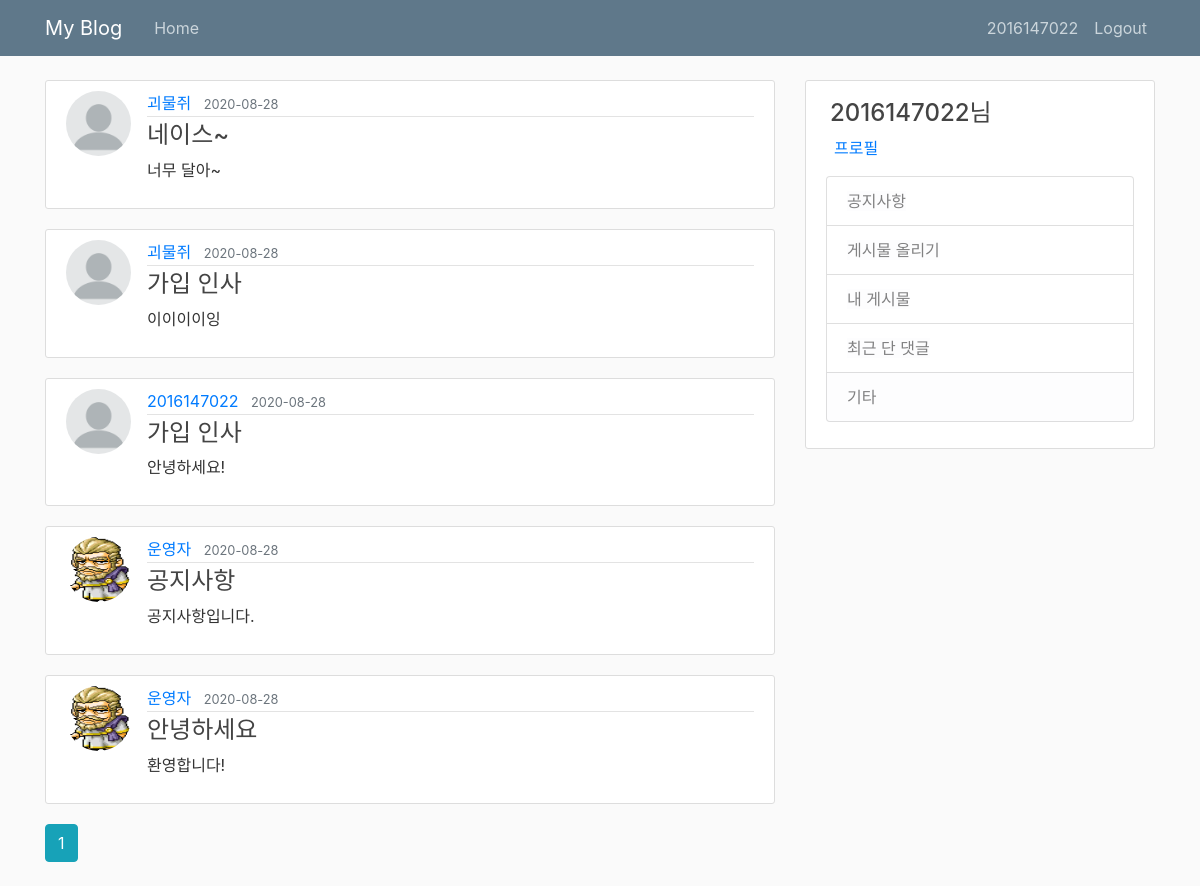
The page /index (signed in) on the database its author committed.
### flaskblog/models.py (models this page shows, shortened)
class User(db.Model, UserMixin):
    id = db.Column(db.Integer, primary_key=True)
    username = db.Column(db.String(20), unique=True, nullable=False)
    email = db.Column(db.String(120), unique=True, nullable=False)
    password = db.Column(db.String(60), nullable=False)
    image_file = db.Column(db.String(20), nullable=False, default='default.png')
    posts = db.relationship('Post', backref='author', lazy=True)
    comment = db.relationship('Comment', backref='writer', lazy=True)

class Post(db.Model):
    id = db.Column(db.Integer, primary_key=True)
    title = db.Column(db.String(100), nullable=False)
    content = db.Column(db.Text, nullable=False)
    date_posted = db.Column(db.DateTime, nullable=False, default=datetime.utcnow)
    image_files = db.Column(db.PickleType)
    user_id = db.Column(db.Integer, db.ForeignKey('user.id'), nullable=False)
    comments = db.relationship('Comment', backref='article', lazy=True)

### flaskblog/main/views.py (the view)
@main.route('/')
@main.route('/index')
def index():
    page = request.args.get('page', 1, type=int) # page 기본값 1로 설정
    posts = Post.query.order_by(Post.date_posted.desc()).paginate(page=page, per_page=5) # page: 페이지 숫자, per_page: 한 페이지 당 item 수
    return render_template('index.html', posts=posts)

### flaskblog/models.py (called while the page is built)
@login_manager.user_loader
def load_user(user_id):
    return User.query.get(int(user_id))

### flaskblog/templates/index.html
{% extends "layout.html" %}
{% block content %}
    {% for post in posts.items %}
        <article class="media content-section">
            <img class="rounded-circle article-img" src="{{ url_for('static', filename='img/' + post.author.image_file )}}" alt="profile image">
            <div class="media-body">
                <div class="article-metadata">
                    <a class="mr-2" href="{{ url_for('users.user_posts', username=post.author.username) }}">{{ post.author.username }}</a>
                    <small class="text-muted">{{ post.date_posted.strftime('%Y-%m-%d') }}</small>
                </div>
                <h4><a class="article-title" href="{{ url_for('posts.post', post_id=post.id) }}">{{ post.title }}</a></h4>
                <p class="article-content">{{ post.content }}</p>
            </div>
        </article>
    {% endfor %}
    {% for page in posts.iter_pages(left_edge=1, right_edge=1, left_current=2, right_current=3) %}
        {% if page %}
            {% if page == posts.page %}
                <a class="btn btn-info mb-4" href="{{ url_for('main.index', page=page) }}">{{ page }}</a>
            {% else %}
                <a class="btn btn-outline-info mb-4" href="{{ url_for('main.index', page=page) }}">{{ page }}</a>
            {% endif %}
        {% else %}
            ...
        {% endif %}
    {% endfor %}
{% endblock content %}

### flaskblog/templates/layout.html (shortened to what this page needs)
<!DOCTYPE html>
<html lang="ko">
<head>
    <link rel="stylesheet" href="https://maxcdn.bootstrapcdn.com/bootstrap/4.0.0/css/bootstrap.min.css">
    <link rel="stylesheet" type="text/css" href="{{ url_for('static', filename='style.css') }}">
</head>
<body>
    <header class="site-header">
      <nav class="navbar navbar-expand-md navbar-dark bg-steel fixed-top">
        <div class="container">
          <a class="navbar-brand mr-4" href="/">My Blog</a>
          <div class="collapse navbar-collapse" id="navbarToggle">
            <div class="navbar-nav mr-auto">
              <a class="nav-item nav-link" href="{{ url_for('main.index') }}">Home</a>
            </div>
            <div class="navbar-nav">
              {% if current_user.is_authenticated %}
                <a class="nav-item nav-link" href="{{ url_for('users.account') }}">{{ current_user.username }}</a>
                <a class="nav-item nav-link" href="{{ url_for('users.logout') }}">Logout</a>
              {% else %}
                <a class="nav-item nav-link" href="{{ url_for('users.login') }}">Login</a>
                <a class="nav-item nav-link" href="{{ url_for('users.register') }}">Register</a>
              {% endif %}
            </div>
          </div>
        </div>
      </nav>
    </header>
    <main role="main" class="container">
      <div class="row">
        <div class="col-md-8">
          {% block content %}{% endblock %}
        </div>
        <div class="col-md-4">
          <div class="content-section">
            {% if current_user.is_authenticated %}
            <h4 class="mt-2 ml-1">{{ current_user.username }}님</h4>
            <p class="text-muted">
              <a class="ml-2" id="content-section" href="{{ url_for('users.account') }}">프로필</a>
              <ul class="list-group">
                <li class="list-group-item"><a class="list-group-item-light" id="content-section" href="{{ url_for('posts.post', post_id=2) }}">공지사항</a></li>
                <li class="list-group-item"><a class="list-group-item-light" id="content-section" href="{{ url_for('posts.create_post') }}">게시물 올리기</a></li>
                <li class="list-group-item"><a class="list-group-item-light" id="content-section" href="{{ url_for('users.user_posts', username=current_user.username) }}">내 게시물</a></li>
                <li class="list-group-item"><a class="list-group-item-light" id="content-section" href="{{ url_for('users.posts_comment') }}">최근 단 댓글</a></li>
                <li class="list-group-item list-group-item-light">기타</li>
              </ul>
            </p>
            {% endif %}
          </div>
        </div>
      </div>
    </main>
</body>
</html>

### flaskblog/static/style.css (style rules this page uses)
body { background: #fafafa; color: #333333; margin-top: 5rem; }
h1, h2, h3, h4, h5, h6 { color: #444444; }
.bg-steel { background-color: #5f788a; }
.site-header .navbar-nav .nav-link { color: #cbd5db; }
.content-section { background: #ffffff; padding: 10px 20px; border: 1px solid #dddddd; border-radius: 3px; margin-bottom: 20px; }
.article-title { color: #444444; }
.article-content { white-space: pre-line; }
.article-img { height: 65px; width: 65px; margin-right: 16px; }
.article-metadata { padding-bottom: 1px; margin-bottom: 4px; border-bottom: 1px solid #e3e3e3 }

### rows shown on the page
User: username "2016147022"
Post: image_file (placeholder picture), author.username "괴물쥐", date_posted "2020-08-28", title "네이스~", content "너무 달아~"
Post: image_file (placeholder picture), author.username "괴물쥐", date_posted "2020-08-28", title "가입 인사", content "이이이이잉"
Post: image_file (placeholder picture), author.username "2016147022", date_posted "2020-08-28", title "가입 인사", content "안녕하세요!"
Post: image_file (picture), author.username "운영자", date_posted "2020-08-28", title "공지사항", content "공지사항입니다."
Post: image_file (picture), author.username "운영자", date_posted "2020-08-28", title "안녕하세요", content "환영합니다!"

### other values the page prints
{{ page }} "1"
